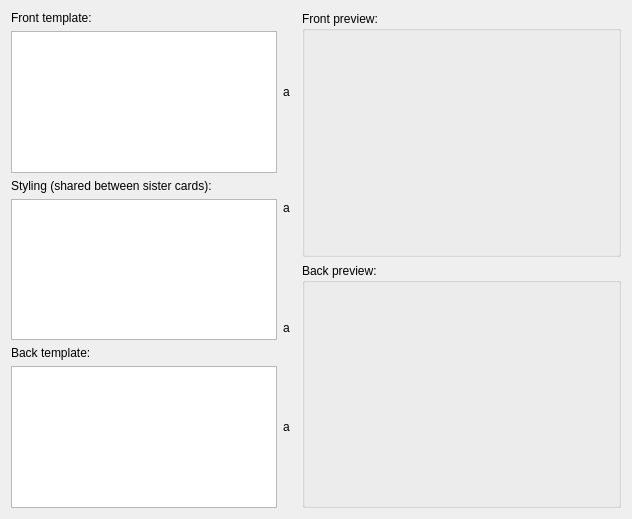
<?xml version="1.0" encoding="UTF-8"?>
<ui version="4.0">
 <class>EditMSidedCardTemplateWdgt</class>
 <widget class="QWidget" name="EditMSidedCardTemplateWdgt">
  <property name="geometry">
   <rect>
    <x>0</x>
    <y>0</y>
    <width>632</width>
    <height>519</height>
   </rect>
  </property>
  <property name="windowTitle">
   <string>Form</string>
  </property>
  <layout class="QVBoxLayout" name="verticalLayout_8">
   <item>
    <layout class="QHBoxLayout" name="horizontalLayout">
     <item>
      <layout class="QGridLayout" name="gridLayout">
       <item row="0" column="0">
        <layout class="QVBoxLayout" name="verticalLayout_4">
         <item>
          <widget class="QLabel" name="label">
           <property name="text">
            <string>Front template:</string>
           </property>
          </widget>
         </item>
         <item>
          <widget class="QTextEdit" name="front_template">
           <property name="acceptRichText">
            <bool>false</bool>
           </property>
          </widget>
         </item>
        </layout>
       </item>
       <item row="0" column="1">
        <widget class="QLabel" name="label1_2">
         <property name="text">
          <string>a</string>
         </property>
        </widget>
       </item>
       <item row="1" column="0">
        <layout class="QVBoxLayout" name="verticalLayout_3">
         <item>
          <widget class="QLabel" name="label_2">
           <property name="text">
            <string>Styling (shared between sister cards):</string>
           </property>
          </widget>
         </item>
         <item>
          <widget class="QTextEdit" name="css">
           <property name="acceptRichText">
            <bool>false</bool>
           </property>
          </widget>
         </item>
        </layout>
       </item>
       <item row="1" column="1">
        <layout class="QVBoxLayout" name="verticalLayout">
         <item>
          <spacer name="verticalSpacer">
           <property name="orientation">
            <enum>Qt::Vertical</enum>
           </property>
           <property name="sizeType">
            <enum>QSizePolicy::Preferred</enum>
           </property>
           <property name="sizeHint" stdset="0">
            <size>
             <width>13</width>
             <height>22</height>
            </size>
           </property>
          </spacer>
         </item>
         <item>
          <widget class="QLabel" name="labelc1">
           <property name="text">
            <string>a</string>
           </property>
          </widget>
         </item>
         <item>
          <spacer name="verticalSpacer_2">
           <property name="orientation">
            <enum>Qt::Vertical</enum>
           </property>
           <property name="sizeHint" stdset="0">
            <size>
             <width>13</width>
             <height>40</height>
            </size>
           </property>
          </spacer>
         </item>
         <item>
          <widget class="QLabel" name="labelc2">
           <property name="text">
            <string>a</string>
           </property>
          </widget>
         </item>
         <item>
          <spacer name="verticalSpacer_3">
           <property name="orientation">
            <enum>Qt::Vertical</enum>
           </property>
           <property name="sizeType">
            <enum>QSizePolicy::Preferred</enum>
           </property>
           <property name="sizeHint" stdset="0">
            <size>
             <width>13</width>
             <height>5</height>
            </size>
           </property>
          </spacer>
         </item>
        </layout>
       </item>
       <item row="2" column="0">
        <layout class="QVBoxLayout" name="verticalLayout_5">
         <item>
          <widget class="QLabel" name="label_3">
           <property name="text">
            <string>Back template:</string>
           </property>
          </widget>
         </item>
         <item>
          <widget class="QTextEdit" name="back_template">
           <property name="acceptRichText">
            <bool>false</bool>
           </property>
          </widget>
         </item>
        </layout>
       </item>
       <item row="2" column="1">
        <widget class="QLabel" name="label1_3">
         <property name="text">
          <string>a</string>
         </property>
        </widget>
       </item>
      </layout>
     </item>
     <item>
      <layout class="QVBoxLayout" name="verticalLayout_7">
       <item>
        <widget class="QGroupBox" name="groupBox">
         <property name="title">
          <string>Front preview:</string>
         </property>
         <layout class="QVBoxLayout" name="verticalLayout_2">
          <item>
           <widget class="QWebEngineView2" name="front_preview" native="true">
            <property name="sizePolicy">
             <sizepolicy hsizetype="Expanding" vsizetype="Expanding">
              <horstretch>0</horstretch>
              <verstretch>0</verstretch>
             </sizepolicy>
            </property>
            <property name="minimumSize">
             <size>
              <width>295</width>
              <height>50</height>
             </size>
            </property>
            <property name="focusPolicy">
             <enum>Qt::NoFocus</enum>
            </property>
            <property name="contextMenuPolicy">
             <enum>Qt::NoContextMenu</enum>
            </property>
            <property name="acceptDrops">
             <bool>false</bool>
            </property>
            <property name="url" stdset="0">
             <url>
              <string>about:blank</string>
             </url>
            </property>
           </widget>
          </item>
         </layout>
        </widget>
       </item>
       <item>
        <widget class="QGroupBox" name="groupBox_2">
         <property name="title">
          <string>Back preview:</string>
         </property>
         <layout class="QVBoxLayout" name="verticalLayout_6">
          <item>
           <widget class="QWebEngineView2" name="back_preview" native="true">
            <property name="sizePolicy">
             <sizepolicy hsizetype="Expanding" vsizetype="Expanding">
              <horstretch>0</horstretch>
              <verstretch>0</verstretch>
             </sizepolicy>
            </property>
            <property name="minimumSize">
             <size>
              <width>295</width>
              <height>50</height>
             </size>
            </property>
            <property name="contextMenuPolicy">
             <enum>Qt::NoContextMenu</enum>
            </property>
            <property name="acceptDrops">
             <bool>false</bool>
            </property>
            <property name="url" stdset="0">
             <url>
              <string>about:blank</string>
             </url>
            </property>
           </widget>
          </item>
         </layout>
        </widget>
       </item>
      </layout>
     </item>
    </layout>
   </item>
  </layout>
 </widget>
 <customwidgets>
  <customwidget>
   <class>QWebEngineView2</class>
   <extends>QWidget</extends>
   <header>mnemosyne/pyqt_ui/qwebengineview2</header>
  </customwidget>
 </customwidgets>
 <resources/>
 <connections>
 </connections>
</ui>
